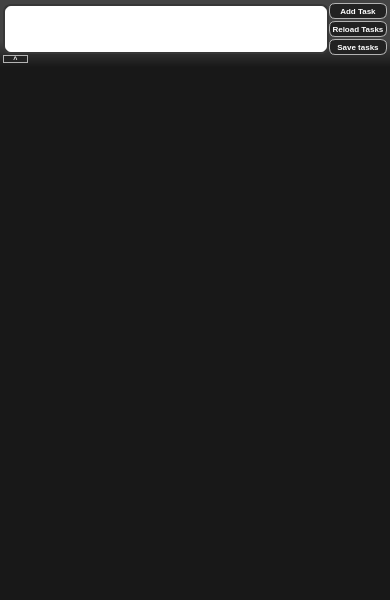
<?xml version="1.0" encoding="UTF-8"?>
<ui version="4.0">
 <class>TodoAppClass</class>
 <widget class="QMainWindow" name="TodoAppClass">
  <property name="geometry">
   <rect>
    <x>0</x>
    <y>0</y>
    <width>390</width>
    <height>600</height>
   </rect>
  </property>
  <property name="minimumSize">
   <size>
    <width>300</width>
    <height>300</height>
   </size>
  </property>
  <property name="maximumSize">
   <size>
    <width>600</width>
    <height>16777215</height>
   </size>
  </property>
  <property name="windowTitle">
   <string>MTodo</string>
  </property>
  <property name="windowIcon">
   <iconset resource="TodoApp.qrc">
    <normaloff>:/TodoApp/appicon.png</normaloff>:/TodoApp/appicon.png</iconset>
  </property>
  <property name="styleSheet">
   <string notr="true">QPlainTextEdit{

border: 1.5px solid rgb(55, 55, 55);

background-color: rgb(255, 255, 255);

width: 5px;

border-radius: 8px;

}


QScrollBar:vertical{
border: 1px solid #999999;
background:white;
width:3px;
margin: 0px 0px 0px 0px;
}
QScrollBar::handle:vertical{
	background: black;
	min - height: 0px;
}
	QScrollBar::add - line : vertical{
background: black;
height: 0px;
subcontrol - position: bottom;
subcontrol - origin: margin;
}
	QScrollBar::sub - line:vertical{
background: black;
subcontrol - position: top;
subcontrol - origin: margin;
}</string>
  </property>
  <property name="iconSize">
   <size>
    <width>24</width>
    <height>24</height>
   </size>
  </property>
  <property name="tabShape">
   <enum>QTabWidget::Rounded</enum>
  </property>
  <widget class="QWidget" name="centralWidget">
   <property name="sizePolicy">
    <sizepolicy hsizetype="Expanding" vsizetype="Expanding">
     <horstretch>0</horstretch>
     <verstretch>0</verstretch>
    </sizepolicy>
   </property>
   <property name="maximumSize">
    <size>
     <width>16777215</width>
     <height>16777215</height>
    </size>
   </property>
   <property name="styleSheet">
    <string notr="true"/>
   </property>
   <layout class="QVBoxLayout" name="verticalLayout_2">
    <property name="spacing">
     <number>0</number>
    </property>
    <property name="leftMargin">
     <number>0</number>
    </property>
    <property name="topMargin">
     <number>0</number>
    </property>
    <property name="rightMargin">
     <number>0</number>
    </property>
    <property name="bottomMargin">
     <number>0</number>
    </property>
    <item>
     <widget class="QWidget" name="inputTaskArea" native="true">
      <property name="styleSheet">
       <string notr="true">QWidget#inputTaskArea{
	background-color: qlineargradient(spread:pad, x1:1, y1:1, x2:1, y2:0, stop:0 rgba(24, 24, 24, 255), stop:0.386364 rgba(67, 67, 67, 255));
}</string>
      </property>
      <layout class="QGridLayout" name="gridLayout">
       <property name="leftMargin">
        <number>3</number>
       </property>
       <property name="topMargin">
        <number>3</number>
       </property>
       <property name="rightMargin">
        <number>3</number>
       </property>
       <property name="bottomMargin">
        <number>4</number>
       </property>
       <property name="spacing">
        <number>0</number>
       </property>
       <item row="2" column="1">
        <widget class="QPushButton" name="upbtn">
         <property name="enabled">
          <bool>true</bool>
         </property>
         <property name="sizePolicy">
          <sizepolicy hsizetype="Fixed" vsizetype="Fixed">
           <horstretch>0</horstretch>
           <verstretch>0</verstretch>
          </sizepolicy>
         </property>
         <property name="maximumSize">
          <size>
           <width>25</width>
           <height>8</height>
          </size>
         </property>
         <property name="font">
          <font>
           <pointsize>5</pointsize>
           <weight>75</weight>
           <bold>true</bold>
          </font>
         </property>
         <property name="styleSheet">
          <string notr="true">QPushButton {
border-radius: 6px;
border: 1px solid  rgb(179, 179, 179);
background-color: rgb(34, 34, 34);
color: white;
}

QPushButton:hover {
	border-color: rgb(225, 225, 225);
}</string>
         </property>
         <property name="text">
          <string>^</string>
         </property>
        </widget>
       </item>
       <item row="0" column="1">
        <layout class="QHBoxLayout" name="taskAdderLayout">
         <property name="spacing">
          <number>0</number>
         </property>
         <property name="leftMargin">
          <number>0</number>
         </property>
         <property name="topMargin">
          <number>0</number>
         </property>
         <property name="rightMargin">
          <number>0</number>
         </property>
         <property name="bottomMargin">
          <number>0</number>
         </property>
         <item>
          <widget class="QPlainTextEdit" name="todoText">
           <property name="sizePolicy">
            <sizepolicy hsizetype="Expanding" vsizetype="Fixed">
             <horstretch>0</horstretch>
             <verstretch>0</verstretch>
            </sizepolicy>
           </property>
           <property name="maximumSize">
            <size>
             <width>16777215</width>
             <height>50</height>
            </size>
           </property>
           <property name="font">
            <font>
             <strikeout>false</strikeout>
            </font>
           </property>
           <property name="styleSheet">
            <string notr="true">QPlainTextEdit{
border: 1.5px solid rgb(55, 55, 55);
background-color: rgb(255, 255, 255);
width: 5px;
border-radius: 8px;
}
QScrollBar:vertical{
border: 1px solid #999999;
background:white;
width:3px;
margin: 0px 0px 0px 0px;
}
QScrollBar::handle:vertical{
background: black;
min - height: 0px;
}
QScrollBar::add - line : vertical{
background: black;
height: 0px;
subcontrol - position: bottom;
subcontrol - origin: margin;
}
QScrollBar::sub - line:vertical{
background: black;
subcontrol - position: top;
subcontrol - origin: margin;
}</string>
           </property>
           <property name="frameShape">
            <enum>QFrame::StyledPanel</enum>
           </property>
           <property name="frameShadow">
            <enum>QFrame::Plain</enum>
           </property>
          </widget>
         </item>
         <item>
          <layout class="QVBoxLayout" name="verticalLayout">
           <property name="spacing">
            <number>2</number>
           </property>
           <item>
            <widget class="QPushButton" name="addTextBtn">
             <property name="sizePolicy">
              <sizepolicy hsizetype="Fixed" vsizetype="Fixed">
               <horstretch>0</horstretch>
               <verstretch>0</verstretch>
              </sizepolicy>
             </property>
             <property name="maximumSize">
              <size>
               <width>60</width>
               <height>16777215</height>
              </size>
             </property>
             <property name="font">
              <font>
               <pointsize>6</pointsize>
               <weight>75</weight>
               <bold>true</bold>
              </font>
             </property>
             <property name="styleSheet">
              <string notr="true">QPushButton {
border-radius: 6px;
border: 1px solid  rgb(179, 179, 179);
background-color: rgb(34, 34, 34);
color: white;
padding: 2px 2px 2px 2px;
opacity: 0.6;
}

QPushButton:hover {
	border-color: rgb(225, 225, 225);
}

QPushButton:disabled {
	border-color: rgb(34, 34, 34);
}
</string>
             </property>
             <property name="text">
              <string>Add Task</string>
             </property>
             <property name="autoRepeatDelay">
              <number>1000</number>
             </property>
             <property name="default">
              <bool>false</bool>
             </property>
             <property name="flat">
              <bool>false</bool>
             </property>
            </widget>
           </item>
           <item>
            <widget class="QPushButton" name="reloadTasksBtn">
             <property name="sizePolicy">
              <sizepolicy hsizetype="Fixed" vsizetype="Fixed">
               <horstretch>0</horstretch>
               <verstretch>0</verstretch>
              </sizepolicy>
             </property>
             <property name="maximumSize">
              <size>
               <width>60</width>
               <height>20</height>
              </size>
             </property>
             <property name="font">
              <font>
               <pointsize>6</pointsize>
               <weight>75</weight>
               <bold>true</bold>
              </font>
             </property>
             <property name="styleSheet">
              <string notr="true">QPushButton {
border-radius: 6px;
border: 1px solid  rgb(179, 179, 179);
background-color: rgb(34, 34, 34);
color: white;
padding: 2px 2px 2px 2px;
}

QPushButton:hover {
	border-color: rgb(225, 225, 225);
}

QPushButton:!enabled {
	color: black;
}</string>
             </property>
             <property name="text">
              <string>Reload Tasks</string>
             </property>
             <property name="autoRepeatDelay">
              <number>1000</number>
             </property>
            </widget>
           </item>
           <item>
            <widget class="QPushButton" name="saveTasks">
             <property name="sizePolicy">
              <sizepolicy hsizetype="Fixed" vsizetype="Fixed">
               <horstretch>0</horstretch>
               <verstretch>0</verstretch>
              </sizepolicy>
             </property>
             <property name="maximumSize">
              <size>
               <width>60</width>
               <height>16777215</height>
              </size>
             </property>
             <property name="font">
              <font>
               <pointsize>6</pointsize>
               <weight>75</weight>
               <bold>true</bold>
              </font>
             </property>
             <property name="styleSheet">
              <string notr="true">QPushButton {
border-radius: 6px;
border: 1px solid  rgb(179, 179, 179);
background-color: rgb(34, 34, 34);
color: white;
padding: 2px 2px 2px 2px;
}

QPushButton:hover {
	border-color: rgb(225, 225, 225);
}

QPushButton:!enabled {
	color: grey;
border: 1px solid  black;
}</string>
             </property>
             <property name="text">
              <string>Save tasks</string>
             </property>
             <property name="autoRepeatDelay">
              <number>1009</number>
             </property>
            </widget>
           </item>
          </layout>
         </item>
        </layout>
       </item>
      </layout>
     </widget>
    </item>
    <item>
     <widget class="QScrollArea" name="scrollArea">
      <property name="styleSheet">
       <string notr="true">QScrollArea {
	background-color: rgb(24, 24, 24);
}</string>
      </property>
      <property name="frameShape">
       <enum>QFrame::NoFrame</enum>
      </property>
      <property name="widgetResizable">
       <bool>true</bool>
      </property>
      <widget class="QWidget" name="scrollAreaWidgetContents">
       <property name="geometry">
        <rect>
         <x>0</x>
         <y>0</y>
         <width>390</width>
         <height>529</height>
        </rect>
       </property>
       <property name="styleSheet">
        <string notr="true">QWidget#scrollAreaWidgetContents {
	background-color: transparent;
}</string>
       </property>
      </widget>
     </widget>
    </item>
   </layout>
  </widget>
 </widget>
 <layoutdefault spacing="6" margin="11"/>
 <resources>
  <include location="TodoApp.qrc"/>
 </resources>
 <connections/>
</ui>
